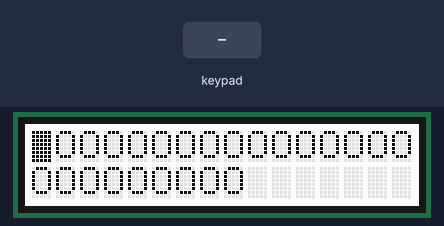
Bench run of a sketch on a simulated Arduino Uno, built with avr-gcc and run on an emulated ATmega328P. On the bench: 16×2 character LCD. Inputs (shaded band) come from the test bench.

Above: at 6.3 s.
6.4 s: key 'S' pressed
At 7.5 s:
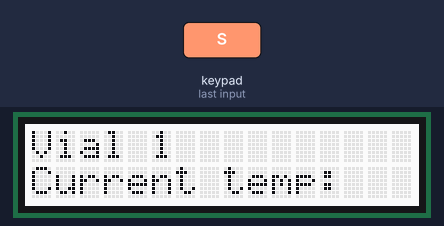
7.9 s: key 'L' pressed
At 8.5 s:
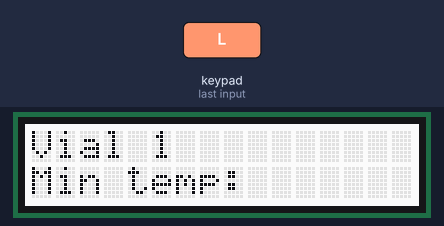
9.4 s: key 'L' pressed
At 10.6 s:
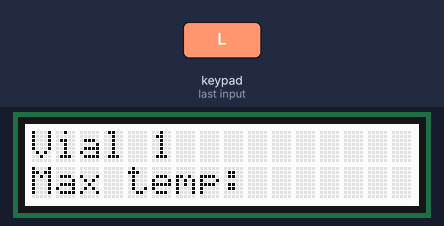
10.9 s: key 'R' pressed
At 11.9 s:
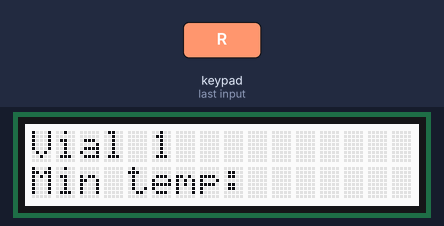
Timing chart, 0 to 13.4 s (numbered marks = the images above; inputs shaded):
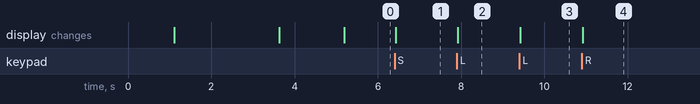

Measured:
- after the input at 6.4 s, the display: changes at once (image 1)
- after the input at 7.9 s, the display: changes at once (image 2)
- after the input at 9.4 s, the display: changes at once (image 3)
- after the input at 10.9 s, the display: changes at once (image 4)

The sketch:

lcd_nov10.ino
```cpp
/*******************************************************************
* November 2015
* LCD shield with menu screen
* No temperature reading
* Nuss Visatemongkolchai, Rhino Nevers
*******************************************************************/
#include <Wire.h>
#include <Adafruit_RGBLCDShield.h>
#include <Adafruit_MCP23017.h>
#include <LiquidCrystal.h>
#include <OneWire.h>
#include <DallasTemperature.h>

//Number of vials in the circuit
#define numVials 25


// Initialize the LCD.
Adafruit_RGBLCDShield lcd = Adafruit_RGBLCDShield();
// Define the backlight colors.
#define RED 0x1
#define YELLOW 0x3
#define GREEN 0x2
#define TEAL 0x6
#define BLUE 0x4
#define VIOLET 0x5
#define WHITE 0x7

// Define the menu's maximum size.
const byte menuHeight = 2;
const byte menuWidth = 64;

// Define the screen's maximum size.
const byte screenHeight = 2;
const byte screenWidth = 16;

// Define the cursor's position.
byte xPos = 0;
byte yPos = 0;

// Define the current screen being displayed.
// The proper way to handle this is with a stack of states.
byte screenNumber = 0;

//For temperature readings
byte alert[numVials] = {0}; //0 for normal, 1 for warning

// Set up the LCD, print the title and display the main menu.
void setup() {
  initializeLCD();
  displayMenu();
  Serial.begin(9600);
}

// Display the main menu and read button inputs.
void loop() {
  // Display the cursor in its current position.
  lcd.setCursor(xPos, yPos);
  // Read inputs from the LCD's buttons.
  byte buttons = lcd.readButtons();
  int xy = xPos + (16*yPos);

  if (buttons & BUTTON_UP)
    pressUp();
  if (buttons & BUTTON_DOWN)
    pressDown(xPos, yPos);
  if (buttons & BUTTON_LEFT)
    pressLeft(xy);
  if (buttons & BUTTON_RIGHT)
    pressRight(xy);
  if (buttons & BUTTON_SELECT){
    pressSelect(xy);
  }
}

// Set up the LCD screen.
void initializeLCD() {
  // Start the LCD screen with 2 rows and 64 columns.
  lcd.begin(screenWidth, screenHeight);
  // Print menu.
  lcd.setCursor(0, 0);
  lcd.print("Vial Temperature");
  lcd.setCursor(6, 1);
  lcd.print("Menu");
  delay(1000);

  lcd.clear();
  lcd.setCursor(0, 0);
  lcd.print("O: sample safe");
  lcd.setCursor(0, 1);
  lcd.print("X: sample unsafe");
  delay(2500);

  lcd.clear();
  lcd.setCursor(0, 0);
  lcd.print("Press select to");
  lcd.setCursor(0, 1);
  lcd.print("view");
  delay(1500);

  lcd.setBacklight(WHITE);
  lcd.clear();
}

// Display the main menu.
void displayMenu() {
  // Display the main menu items.
  lcd.clear();
  screenNumber = 1;

byte a = 0;
byte b = 0;

  for (int k = 0; k < numVials; k++) {
        lcd.setCursor(a, b);

        if(a==screenWidth - 1) {
          a = 0;
          b++;
        }
        else a++;

        if(alert[k] == 0) lcd.print("O");
        else lcd.print("X");
    }

  // Display the cursor and set it to blink.
  lcd.setCursor(xPos, yPos);
  lcd.cursor();
  lcd.blink();
}

void tempScreen(int xy) {
  screenNumber = 2;
  lcd.noCursor();
  lcd.noBlink();

  lcd.clear();
  lcd.setCursor(0, 0);

  String num = String(xy + 1);
  lcd.print("Vial " + num);

  lcd.setCursor(0, 1);
  lcd.print("Current temp: ");

}

void tempScreenMax(int xy) {
  screenNumber = 3;

  lcd.clear();
  lcd.setCursor(0, 0);

  String num = String(xy + 1);
  lcd.print("Vial " + num);

  lcd.setCursor(0, 1);
  lcd.print("Max temp: ");

}

void tempScreenMin(int xy) {
  screenNumber = 4;

  lcd.clear();
  lcd.setCursor(0, 0);

  String num = String(xy + 1);
  lcd.print("Vial " + num);

  lcd.setCursor(0, 1);
  lcd.print("Min temp: ");

}

// Perform the action associated with pressing up.
void pressUp() {
  switch (screenNumber){
    case 1: if (yPos > 0) {
      yPos--;
      delay(300);
      break;
    }
  }
}

// Perform the action associated with pressing down.
void pressDown(byte x, byte y) {
  switch (screenNumber) {
    case 1: if(x + (16*(y+1)) >= numVials) break;

      if (yPos == 0) {
      yPos++;
      delay(300);
      break;
    }
  }
}

// Perform the action associated with pressing left.
void pressLeft(int xy) {
  switch (screenNumber) {
    case 1: {
      if (xPos == 0 && yPos == 0) break;

      if (xPos == 0 && yPos != 0) {

      xPos = screenWidth - 1;
      yPos--;
      delay(300);
      break;
      }

      if (xPos > 0 && xPos < screenWidth) {
      xPos--;
      delay(300);
      break;
      }

    }

     case 2: {
      tempScreenMin(xy);
      delay(300);
      break;
     }
     case 3: {
      tempScreen(xy);
      delay(300);
      break;
     }
     case 4: {
      tempScreenMax(xy);
      delay(300);
      break;
     }
  }
}

// Perform the action associated with pressing right.
void pressRight(int xy) {
  switch (screenNumber) {
    case 1: {
      if(xy == numVials - 1) break;


      if (xPos == screenWidth - 1) {
        xPos = 0;
        yPos++;
        break;
        delay(300);
      }

      if (xPos < screenWidth - 1) {
      xPos++;
      delay(300);
      break;
      }
    }

    case 2: {
      tempScreenMax(xy);
      delay(300);
      break;
    }
    case 3: {
      tempScreenMin(xy);
      delay(300);
      break;
    }
    case 4: {
      tempScreen(xy);
      delay(300);
      break;
    }
  }
}


// Perform the action associated with pressing select.
void pressSelect(int xy) {

  switch (screenNumber) {
    case 1: {
      tempScreen(xy);
      delay(300);
      break;
    }
    case 2: {
      displayMenu();
      delay(300);
      break;
    }
    case 3: {
      displayMenu();
      delay(300);
      break;
    }
    case 4: {
      displayMenu();
      delay(300);
      break;
    }
}

}
```
